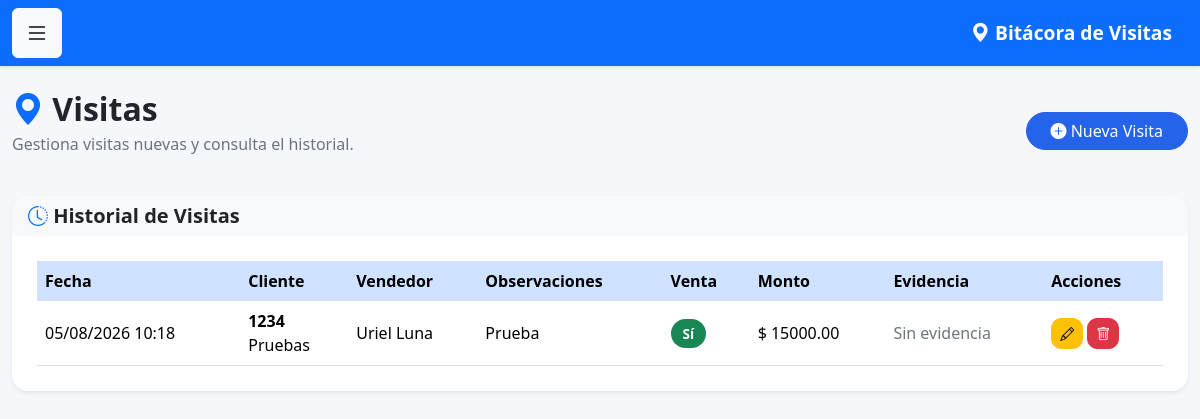
The app's page /visitas (signed in) with its own data.
### models.py (models this page shows)
class Visita(db.Model):
    __tablename__ = 'visitas'
    id = db.Column(
        db.Integer,
        primary_key=True
    )
    fecha = db.Column(
        db.DateTime,
        default=datetime.now
    )
    observaciones = db.Column(
        db.Text
    )
    venta_realizada = db.Column(
        db.Boolean,
        default=False
    )
    monto_venta = db.Column(
        db.Float,
        default=0
    )
    proxima_visita = db.Column(
        db.Date
    )
    cliente_id = db.Column(
        db.Integer,
        db.ForeignKey('clientes.id')
    )
    usuario_id = db.Column(
        db.Integer,
        db.ForeignKey('usuarios.id')
    )
    latitud = db.Column(
    db.String(50)
    )
    longitud = db.Column(
    db.String(50)
    )
    foto = db.Column(
    db.String(255)
    )
    cliente = db.relationship(
        'Cliente',
        backref='visitas'
    )
    usuario = db.relationship(
        'Usuario',
        backref='visitas'
    )

class Cliente(db.Model):
    __tablename__ = 'clientes'
    id = db.Column(
        db.Integer,
        primary_key=True
    )
    num_cliente = db.Column(
        db.String(20),
        unique=True,
        nullable=False
    )
    nombre = db.Column(
        db.String(150),
        nullable=False
    )
    grupo = db.Column(
        db.String(100)
    )
    canal = db.Column(
        db.String(100)
    )
    vendedor = db.Column(
        db.Integer
    )

class Usuario(UserMixin, db.Model):
    __tablename__ = 'usuarios'
    id = db.Column(db.Integer, primary_key=True)
    nombre = db.Column(db.String(100), nullable=False)
    correo = db.Column(db.String(120), unique=True, nullable=False)
    password = db.Column(db.String(500), nullable=False)
    rol = db.Column(db.String(20), default='vendedor')
    activo = db.Column(db.Boolean, default=True)

### app.py (the view)
@app.route('/visitas')
@login_required
def visitas():
    if current_user.rol == 'admin':
        visitas = Visita.query.order_by(
            Visita.fecha.desc()
        ).all()
    else:
        visitas = Visita.query.filter_by(
            usuario_id=current_user.id
        ).order_by(
            Visita.fecha.desc()
        ).all()
    return render_template(
        'visitas.html',
        visitas=visitas
    )

### app.py (called while the page is built)
@login_manager.user_loader
def load_user(user_id):
    return Usuario.query.get(int(user_id))

### templates/visitas.html (shortened to what this page needs)
{% extends 'base.html' %}
{% block contenido %}
<div class="d-flex justify-content-between align-items-center mb-4">
    <div>
        <h2 class="fw-bold mb-1">
            <i class="bi bi-geo-alt-fill text-primary"></i>
            Visitas
        </h2>
        <p class="text-muted">
            Gestiona visitas nuevas y consulta el historial.
        </p>
    </div>
    <a href="{{ url_for('nueva_visita') }}"
       class="btn btn-primary rounded-pill px-4">
        <i class="bi bi-plus-circle-fill"></i>
        Nueva Visita
    </a>
</div>
<div class="card shadow-sm border-0 rounded-4">
    <div class="card-header bg-light">
        <h5 class="mb-0">
            <i class="bi bi-clock-history text-primary"></i>
            Historial de Visitas
        </h5>
    </div>
    <div class="card-body">
        <div class="table-responsive">
            <table class="table table-hover align-middle">
                <thead class="table-primary">
                    <tr>
                        <th>Fecha</th>
                        <th>Cliente</th>
                        <th>Vendedor</th>
                        <th>Observaciones</th>
                        <th>Venta</th>
                        <th>Monto</th>
                        <th>Evidencia</th>
                        <th>Acciones</th>
                    </tr>
                </thead>
                <tbody>
                    {% for visita in visitas %}
                    <tr>
                        <td>
                            {{ visita.fecha.strftime('%d/%m/%Y %H:%M') }}
                        </td>
                        <td>
                            <strong>{{ visita.cliente.num_cliente }}</strong>
                            <br>
                            {{ visita.cliente.nombre }}
                        </td>
                        <td>
                            {{ visita.usuario.nombre }}
                        </td>
                        <td>
                            {{ visita.observaciones or '-' }}
                        </td>
                        <td>
                            {% if visita.venta_realizada %}
                                <span class="badge bg-success">Sí</span>
                            {% else %}
                                <span class="badge bg-secondary">No</span>
                            {% endif %}
                        </td>
                        <td>
                            $ {{ "%.2f"|format(visita.monto_venta or 0) }}
                        </td>
                        <td>
                            {% if visita.foto %}
                                <button
                                    type="button"
                                    class="btn btn-sm btn-primary"
                                    data-bs-toggle="modal"
                                    data-bs-target="#modalFoto{{ visita.id }}">
                                    <i class="bi bi-image"></i>
                                    Ver
                                </button>
                                <div class="modal fade"
                                     id="modalFoto{{ visita.id }}"
                                     tabindex="-1">
                                    <div class="modal-dialog modal-lg modal-dialog-centered">
                                        <div class="modal-content">
                                            <div class="modal-header">
                                                <h5 class="modal-title">
                                                    Evidencia de visita
                                                </h5>
                                                <button
                                                    type="button"
                                                    class="btn-close"
                                                    data-bs-dismiss="modal">
                                                </button>
                                            </div>
                                            <div class="modal-body text-center">
                                                <img
                                                    src="{{ visita.foto }}"
                                                    class="img-fluid rounded shadow"
                                                    style="max-height:600px;">
                                            </div>
                                        </div>
                                    </div>
                                </div>
                            {% else %}
                                <span class="text-muted">Sin evidencia</span>
                            {% endif %}
                        </td>
                        <td>
                            <a href="/visita/editar/{{ visita.id }}"
                               class="btn btn-warning btn-sm">
                                <i class="bi bi-pencil"></i>
                            </a>
                            {% if current_user.rol == 'admin' %}
                            <a href="/visita/eliminar/{{ visita.id }}"
                               class="btn btn-danger btn-sm"
                               onclick="return confirm('¿Está seguro de eliminar esta visita?');">
                                <i class="bi bi-trash"></i>
                            </a>
                            {% endif %}
                        </td>
                    </tr>
                    {% endfor %}
                </tbody>
            </table>
        </div>
    </div>
</div>
{% endblock %}

### static/css/style.css (style rules this page uses)
body { background: #f5f7fb; font-family: "Segoe UI", Roboto, Helvetica, Arial, sans-serif; color: #212529; }
h1, h2, h3, h4, h5 { font-weight: 700; }
.text-muted { color: #6c757d !important; }
.card { border: none; border-radius: 18px; overflow: hidden; box-shadow: 0 6px 18px rgba(0,0,0,.08); }
.card-header { border: none; }
.card-body { padding: 25px; }
.btn { transition:.25s; }
.btn-primary { background:#2563eb; border-color:#2563eb; }
.table { margin-bottom:0; }
.table thead th { font-weight:600; border:none; }
.table-hover tbody tr { transition:.25s; }
.table td, .table th { vertical-align:middle; }
.badge { padding:8px 12px; border-radius:20px; font-size:.85rem; }
.btn-sm { border-radius:10px; }
.table td { max-width:250px; }
.table td:nth-child(4) { white-space:normal; }

### records on screen
Visita: fecha "05/08/2026 10:18", cliente.num_cliente "1234", cliente.nombre "Pruebas", usuario.nombre "Uriel Luna", observaciones "Prueba", venta_realizada "Sí", monto_venta "15000.00", shows "Sin evidencia"
